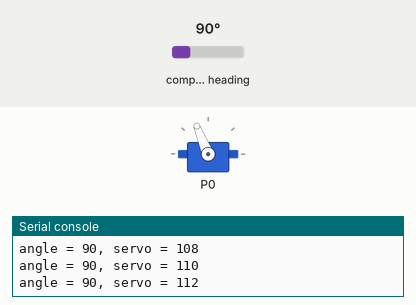
Recording of a program running on a simulated BBC micro:bit (MakeCode). Shown: servo, the last lines printed to the serial console. The test bench sets the inputs (shaded band); at power-on: compass heading 90°. The compass is already calibrated.

Above: at 6.28 s.
6.3 s: compass heading set to 269°
At 7.14 s:
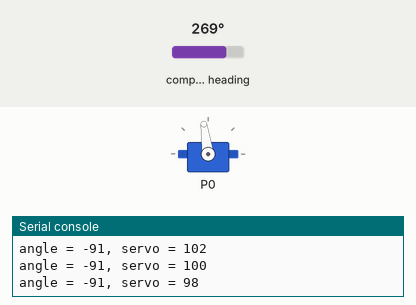
9.3 s: compass heading set to 7°
At 9.35 s:
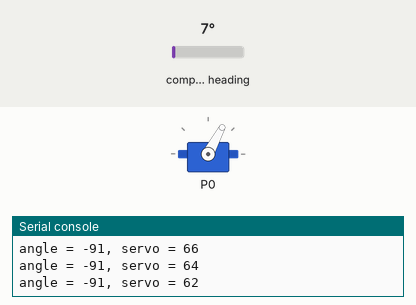
15.3 s: compass heading set to 177°
18.3 s: compass heading set to 186°
At 18.41 s:
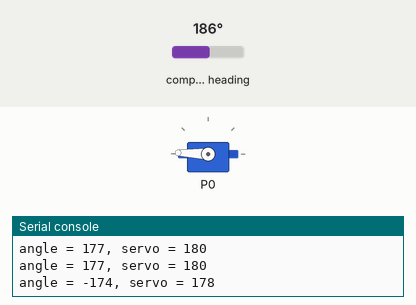
Timing chart, 0 to 27.3 s (numbered marks = the images above; inputs shaded):
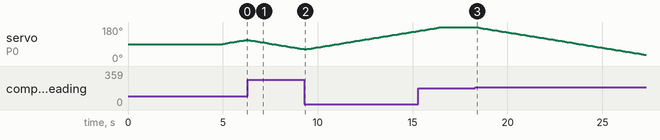

Measured:
- the behaviour switches between 180 and 181° on compass heading (found by bisection; images 2 and 3)
- after the input at 18.3 s, servo on P0: moves from 180° to 34° over 8.8 s, starting after 0.05 s

The program:

main.ts
```typescript
let angle = 0
pins.servoWritePin(AnalogPin.P0, 90)
basic.pause(5000)
let servo = 90

basic.forever(function () {
    angle = input.compassHeading()
    angle = (angle > 180) ? angle - 360 : angle
    if (servo < 180 && angle > 3) {
        servo += 2
    } else if (servo > -180 && angle < -3) {
        servo -= 2
    }
    pins.servoWritePin(AnalogPin.P0, servo)
    serial.writeString("angle = " + angle + ", servo = " + servo + "\r\n")
    basic.pause(100)
})
```

test.ts
```typescript
// テストはここに来ます。このパッケージが拡張機能として使用されるときにはコンパイルされません。
```
